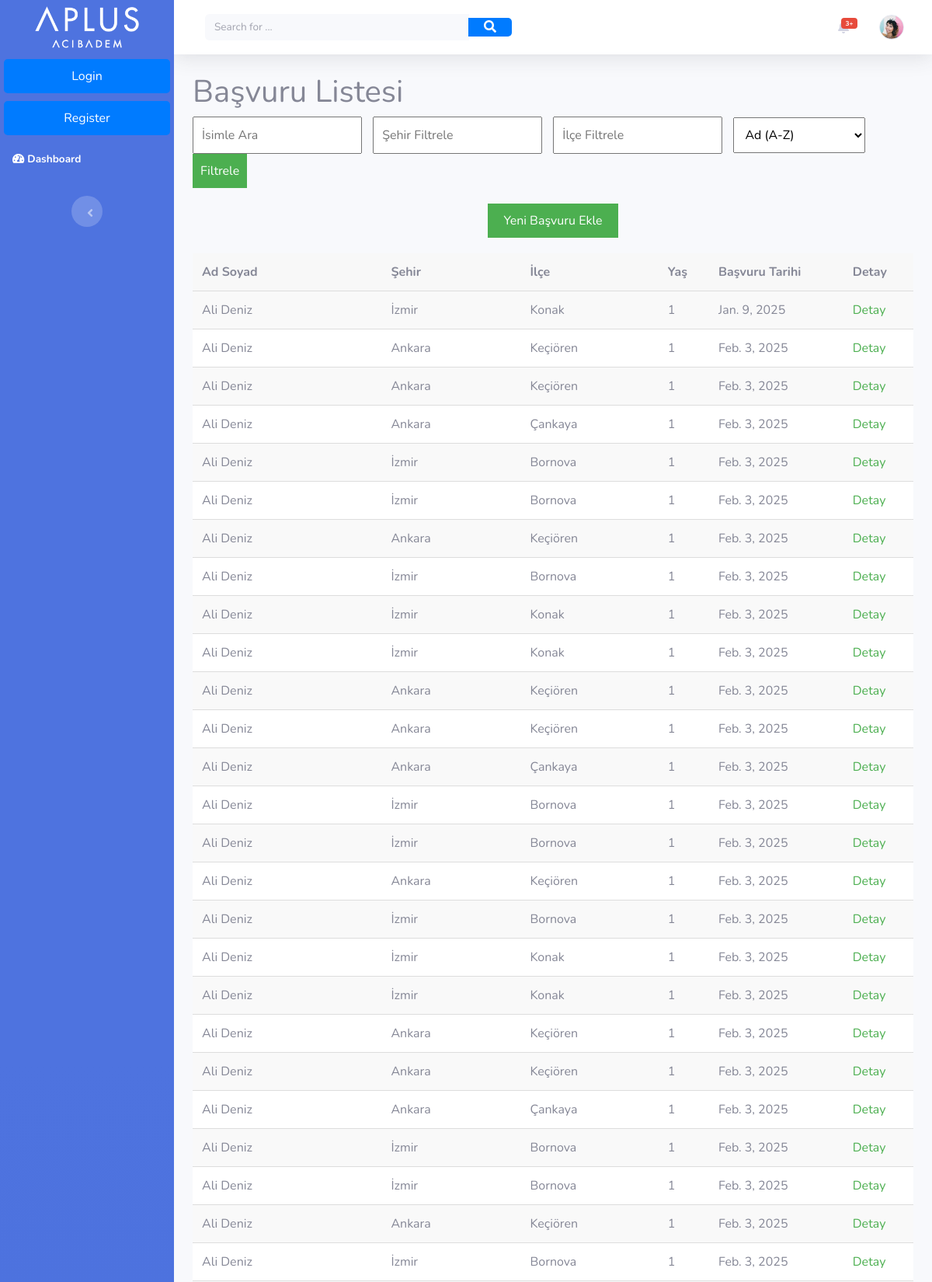
The app's page /applications/ (upper part) with its own data.
### biko_hr/models.py (models this page shows)
class Application(models.Model):
    candidate = models.ForeignKey(Candidate, on_delete=models.CASCADE, null=True, blank=True)
    job = models.ForeignKey(IncubationJob, on_delete=models.CASCADE) # in order to terminate or success the application after incubation period. Also shows the applied job.
    application_date = models.DateField()
    status = models.CharField(max_length=50, default="Pending")
    uploaded_resume = models.FileField(upload_to='resumes/', null=True, blank=True)

class Candidate(models.Model):
    name = models.CharField(max_length=100)
    surname = models.CharField(max_length=100)
    email = models.EmailField(null=True, blank=True)
    phone = models.CharField(max_length=15)
    experience = models.TextField(null=True, blank=True)
    skills = models.TextField(null=True, blank=True)
    birth_date = models.DateField()
    residence_city = models.CharField(max_length=100)
    residence_district = models.CharField(max_length=100)
    education_level = models.CharField(max_length=50)        #choices=[
    school_name = models.CharField(max_length=150, null=True, blank=True)
    department = models.CharField(max_length=100, null=True, blank=True)
    desired_locations = models.ManyToManyField('Location', null=True, blank=True)

### job_application/views.py (the view)
# urls.py: path('', views.job_application_list, name='job_application_list'),
def job_application_list(request):
    search_query = request.GET.get('q', '').strip()
    city_filter = request.GET.get('city', '').strip()
    district_filter = request.GET.get('district', '').strip()
    sort_option = request.GET.get('sort_option', 'name_asc')
    applications = Application.objects.select_related('candidate')
    if search_query:
        applications = applications.filter(
            candidate__name__icontains=search_query
        ) | applications.filter(
            candidate__surname__icontains=search_query
        )
    if city_filter:
        applications = applications.filter(candidate__residence_city__icontains=city_filter)
    if district_filter:
        applications = applications.filter(candidate__residence_district__icontains=district_filter)
    applications = applications.annotate(
        age=ExpressionWrapper(
            date.today().year - F('candidate__birth_date__year'),
            output_field=IntegerField()
        )
    )
    if sort_option == "name_asc":
        applications = applications.order_by('candidate__name', 'candidate__surname')
    elif sort_option == "name_desc":
        applications = applications.order_by('-candidate__name', '-candidate__surname')
    elif sort_option == "age_asc":
        applications = applications.order_by('age')
    elif sort_option == "age_desc":
        applications = applications.order_by('-age')
    return render(request, 'job_application_list.html', {
        'applications': applications,
        'search_query': search_query,
        'city_filter': city_filter,
        'district_filter': district_filter,
        'sort_option': sort_option,
    })

### job_application/templates/job_application_list.html (shortened to what this page needs)
{% extends 'base.html' %}
{% block content %}
<div class="container">
    <h1>Başvuru Listesi</h1>
    <form method="get" action="{% url 'job_application_list' %}" style="margin-bottom: 20px;">
        <input type="text" name="q" placeholder="İsimle Ara" value="{{ search_query }}" style="padding: 10px; margin-right: 10px;">
        <input type="text" name="city" placeholder="Şehir Filtrele" value="{{ city_filter }}" style="padding: 10px; margin-right: 10px;">
        <input type="text" name="district" placeholder="İlçe Filtrele" value="{{ district_filter }}" style="padding: 10px; margin-right: 10px;">
        <select name="sort_option" style="padding: 10px; margin-right: 10px;">
            <option value="name_asc" {% if sort_option == "name_asc" %}selected{% endif %}>Ad (A-Z)</option>
        </select>
        <button type="submit" style="padding: 10px; background-color: #4CAF50; color: white; border: none; cursor: pointer;">
            Filtrele
        </button>
    </form>
    <div style="text-align: center; margin-bottom: 20px;">
        <a href="{% url 'job_application_form' %}">
            <button type="button" style="padding: 10px 20px; background-color: #4CAF50; color: white; border: none; cursor: pointer;">Yeni Başvuru Ekle</button>
        </a>
    </div>
    <table style="width: 100%; border-collapse: collapse; margin-top: 20px;">
        <thead>
            <tr style="background-color: #f8f8f8;">
                <th style="padding: 12px; border-bottom: 1px solid #ddd;">Ad Soyad</th>
                <th style="padding: 12px; border-bottom: 1px solid #ddd;">Şehir</th>
                <th style="padding: 12px; border-bottom: 1px solid #ddd;">İlçe</th>
                <th style="padding: 12px; border-bottom: 1px solid #ddd;">Yaş</th>
                <th style="padding: 12px; border-bottom: 1px solid #ddd;">Başvuru Tarihi</th>
                <th style="padding: 12px; border-bottom: 1px solid #ddd;">Detay</th>
            </tr>
        </thead>
        <tbody>
            {% for application in applications %}
            <tr style="background-color: {% cycle '#f9f9f9' '#fff' %};">
                <td style="padding: 12px; border-bottom: 1px solid #ddd;">{{ application.candidate.name }} {{ application.candidate.surname }}</td>
                <td style="padding: 12px; border-bottom: 1px solid #ddd;">{{ application.candidate.residence_city }}</td>
                <td style="padding: 12px; border-bottom: 1px solid #ddd;">{{ application.candidate.residence_district }}</td>
                <td style="padding: 12px; border-bottom: 1px solid #ddd;">{{ application.age }}</td>
                <td style="padding: 12px; border-bottom: 1px solid #ddd;">{{ application.application_date }}</td>
                <td style="padding: 12px; border-bottom: 1px solid #ddd;">
                    <a href="{% url 'application_detail' application.id %}" style="color: #4CAF50; text-decoration: none;">Detay</a>
                </td>
            </tr>
            {% empty %}
            <tr>
                <td colspan="6" style="padding: 12px; text-align: center;">Hiç başvuru bulunamadı.</td>
            </tr>
            {% endfor %}
        </tbody>
    </table>
</div>
{% endblock %}

### records on screen
Application: candidate.name "Ali", candidate.surname "Deniz", candidate.residence_city "İzmir", candidate.residence_district "Konak", age "1", application_date "Jan. 9, 2025"
Application: candidate.name "Ali", candidate.surname "Deniz", candidate.residence_city "Ankara", candidate.residence_district "Keçiören", age "1", application_date "Feb. 3, 2025"
Application: candidate.name "Ali", candidate.surname "Deniz", candidate.residence_city "Ankara", candidate.residence_district "Keçiören", age "1", application_date "Feb. 3, 2025"
Application: candidate.name "Ali", candidate.surname "Deniz", candidate.residence_city "Ankara", candidate.residence_district "Çankaya", age "1", application_date "Feb. 3, 2025"
Application: candidate.name "Ali", candidate.surname "Deniz", candidate.residence_city "İzmir", candidate.residence_district "Bornova", age "1", application_date "Feb. 3, 2025"
Application: candidate.name "Ali", candidate.surname "Deniz", candidate.residence_city "İzmir", candidate.residence_district "Bornova", age "1", application_date "Feb. 3, 2025"
Application: candidate.name "Ali", candidate.surname "Deniz", candidate.residence_city "Ankara", candidate.residence_district "Keçiören", age "1", application_date "Feb. 3, 2025"
Application: candidate.name "Ali", candidate.surname "Deniz", candidate.residence_city "İzmir", candidate.residence_district "Bornova", age "1", application_date "Feb. 3, 2025"
Application: candidate.name "Ali", candidate.surname "Deniz", candidate.residence_city "İzmir", candidate.residence_district "Konak", age "1", application_date "Feb. 3, 2025"
Application: candidate.name "Ali", candidate.surname "Deniz", candidate.residence_city "İzmir", candidate.residence_district "Konak", age "1", application_date "Feb. 3, 2025"
Application: candidate.name "Ali", candidate.surname "Deniz", candidate.residence_city "Ankara", candidate.residence_district "Keçiören", age "1", application_date "Feb. 3, 2025"
Application: candidate.name "Ali", candidate.surname "Deniz", candidate.residence_city "Ankara", candidate.residence_district "Keçiören", age "1", application_date "Feb. 3, 2025"
Application: candidate.name "Ali", candidate.surname "Deniz", candidate.residence_city "Ankara", candidate.residence_district "Çankaya", age "1", application_date "Feb. 3, 2025"
Application: candidate.name "Ali", candidate.surname "Deniz", candidate.residence_city "İzmir", candidate.residence_district "Bornova", age "1", application_date "Feb. 3, 2025"
Application: candidate.name "Ali", candidate.surname "Deniz", candidate.residence_city "İzmir", candidate.residence_district "Bornova", age "1", application_date "Feb. 3, 2025"
Application: candidate.name "Ali", candidate.surname "Deniz", candidate.residence_city "Ankara", candidate.residence_district "Keçiören", age "1", application_date "Feb. 3, 2025"
Application: candidate.name "Ali", candidate.surname "Deniz", candidate.residence_city "İzmir", candidate.residence_district "Bornova", age "1", application_date "Feb. 3, 2025"
Application: candidate.name "Ali", candidate.surname "Deniz", candidate.residence_city "İzmir", candidate.residence_district "Konak", age "1", application_date "Feb. 3, 2025"
Application: candidate.name "Ali", candidate.surname "Deniz", candidate.residence_city "İzmir", candidate.residence_district "Konak", age "1", application_date "Feb. 3, 2025"
Application: candidate.name "Ali", candidate.surname "Deniz", candidate.residence_city "Ankara", candidate.residence_district "Keçiören", age "1", application_date "Feb. 3, 2025"
Application: candidate.name "Ali", candidate.surname "Deniz", candidate.residence_city "Ankara", candidate.residence_district "Keçiören", age "1", application_date "Feb. 3, 2025"
Application: candidate.name "Ali", candidate.surname "Deniz", candidate.residence_city "Ankara", candidate.residence_district "Çankaya", age "1", application_date "Feb. 3, 2025"
Application: candidate.name "Ali", candidate.surname "Deniz", candidate.residence_city "İzmir", candidate.residence_district "Bornova", age "1", application_date "Feb. 3, 2025"
Application: candidate.name "Ali", candidate.surname "Deniz", candidate.residence_city "İzmir", candidate.residence_district "Bornova", age "1", application_date "Feb. 3, 2025"
Application: candidate.name "Ali", candidate.surname "Deniz", candidate.residence_city "Ankara", candidate.residence_district "Keçiören", age "1", application_date "Feb. 3, 2025"
Application: candidate.name "Ali", candidate.surname "Deniz", candidate.residence_city "İzmir", candidate.residence_district "Bornova", age "1", application_date "Feb. 3, 2025"
